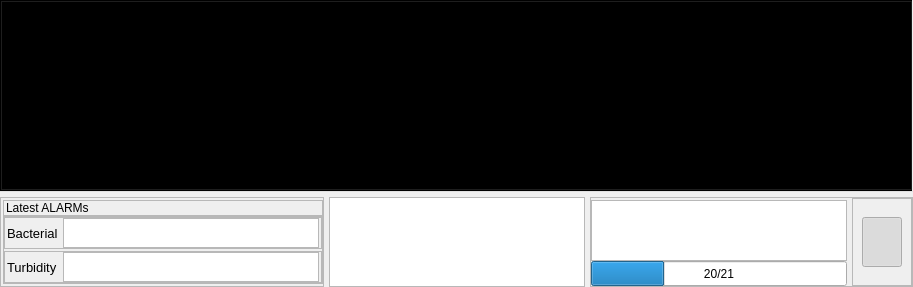
        <widget class="QWidget" name="centralContainer" native="true">
         <property name="sizePolicy">
          <sizepolicy hsizetype="Expanding" vsizetype="Expanding">
           <horstretch>0</horstretch>
           <verstretch>0</verstretch>
          </sizepolicy>
         </property>
         <property name="mouseTracking">
          <bool>true</bool>
         </property>
         <layout class="QVBoxLayout" name="verticalLayout_5">
          <property name="spacing">
           <number>5</number>
          </property>
          <property name="leftMargin">
           <number>0</number>
          </property>
          <property name="topMargin">
           <number>0</number>
          </property>
          <property name="rightMargin">
           <number>0</number>
          </property>
          <property name="bottomMargin">
           <number>0</number>
          </property>
          <item>
           <widget class="QWidget" name="centralSubContainer_upper" native="true">
            <property name="sizePolicy">
             <sizepolicy hsizetype="Expanding" vsizetype="Expanding">
              <horstretch>0</horstretch>
              <verstretch>0</verstretch>
             </sizepolicy>
            </property>
            <layout class="QVBoxLayout" name="verticalLayout_21">
             <property name="spacing">
              <number>0</number>
             </property>
             <property name="leftMargin">
              <number>0</number>
             </property>
             <property name="topMargin">
              <number>0</number>
             </property>
             <property name="rightMargin">
              <number>0</number>
             </property>
             <property name="bottomMargin">
              <number>0</number>
             </property>
             <item>
              <widget class="QStackedWidget" name="stackedWidget">
               <property name="sizePolicy">
                <sizepolicy hsizetype="Expanding" vsizetype="Expanding">
                 <horstretch>0</horstretch>
                 <verstretch>0</verstretch>
                </sizepolicy>
               </property>
               <property name="styleSheet">
                <string notr="true">background-color: transparent;</string>
               </property>
               <property name="currentIndex">
                <number>0</number>
               </property>
               <widget class="QWidget" name="resultAndManual">
                <property name="sizePolicy">
                 <sizepolicy hsizetype="Expanding" vsizetype="Expanding">
                  <horstretch>0</horstretch>
                  <verstretch>0</verstretch>
                 </sizepolicy>
                </property>
                <property name="styleSheet">
                 <string notr="true"/>
                </property>
                <layout class="QVBoxLayout" name="verticalLayout_8">
                 <property name="leftMargin">
                  <number>0</number>
                 </property>
                 <property name="topMargin">
                  <number>0</number>
                 </property>
                 <property name="rightMargin">
                  <number>0</number>
                 </property>
                 <property name="bottomMargin">
                  <number>0</number>
                 </property>
                 <item>
                  <widget class="QStackedWidget" name="stackedWidget_1">
                   <property name="sizePolicy">
                    <sizepolicy hsizetype="Expanding" vsizetype="Expanding">
                     <horstretch>0</horstretch>
                     <verstretch>0</verstretch>
                    </sizepolicy>
                   </property>
                   <widget class="QWidget" name="result">
                    <property name="sizePolicy">
                     <sizepolicy hsizetype="Expanding" vsizetype="Expanding">
                      <horstretch>0</horstretch>
                      <verstretch>0</verstretch>
                     </sizepolicy>
                    </property>
                    <layout class="QVBoxLayout" name="verticalLayout_29">
                     <property name="spacing">
                      <number>0</number>
                     </property>
                     <property name="leftMargin">
                      <number>0</number>
                     </property>
                     <property name="topMargin">
                      <number>0</number>
                     </property>
                     <property name="rightMargin">
                      <number>0</number>
                     </property>
                     <property name="bottomMargin">
                      <number>0</number>
                     </property>
                     <item>
                      <widget class="QTabWidget" name="tabWidget"/>
                     </item>
                    </layout>
                   </widget>
                   <widget class="QWidget" name="manual">
                    <property name="sizePolicy">
                     <sizepolicy hsizetype="Expanding" vsizetype="Expanding">
                      <horstretch>0</horstretch>
                      <verstretch>0</verstretch>
                     </sizepolicy>
                    </property>
                    <layout class="QVBoxLayout" name="verticalLayout_28">
                     <property name="spacing">
                      <number>0</number>
                     </property>
                     <property name="leftMargin">
                      <number>0</number>
                     </property>
                     <property name="topMargin">
                      <number>0</number>
                     </property>
                     <property name="rightMargin">
                      <number>0</number>
                     </property>
                     <property name="bottomMargin">
                      <number>0</number>
                     </property>
                     <item>
                      <widget class="QTextBrowser" name="manualBrowserText"/>
                     </item>
                    </layout>
                   </widget>
                  </widget>
                 </item>
                </layout>
               </widget>
              </widget>
             </item>
            </layout>
           </widget>
          </item>
          <item>
           <widget class="QWidget" name="centralSubContainer_lower" native="true">
            <property name="sizePolicy">
             <sizepolicy hsizetype="Expanding" vsizetype="Expanding">
              <horstretch>0</horstretch>
              <verstretch>0</verstretch>
             </sizepolicy>
            </property>
            <property name="minimumSize">
             <size>
              <width>0</width>
              <height>70</height>
             </size>
            </property>
            <property name="maximumSize">
             <size>
              <width>16777215</width>
              <height>90</height>
             </size>
            </property>
            <layout class="QHBoxLayout" name="horizontalLayout_8">
             <property name="spacing">
              <number>5</number>
             </property>
             <property name="leftMargin">
              <number>0</number>
             </property>
             <property name="topMargin">
              <number>0</number>
             </property>
             <property name="rightMargin">
              <number>0</number>
             </property>
             <property name="bottomMargin">
              <number>0</number>
             </property>
             <item alignment="Qt::AlignLeft">
              <widget class="QFrame" name="frame_4">
               <property name="sizePolicy">
                <sizepolicy hsizetype="Expanding" vsizetype="Expanding">
                 <horstretch>0</horstretch>
                 <verstretch>0</verstretch>
                </sizepolicy>
               </property>
               <property name="frameShape">
                <enum>QFrame::StyledPanel</enum>
               </property>
               <property name="frameShadow">
                <enum>QFrame::Raised</enum>
               </property>
               <layout class="QHBoxLayout" name="horizontalLayout_12">
                <property name="spacing">
                 <number>2</number>
                </property>
                <property name="leftMargin">
                 <number>0</number>
                </property>
                <property name="topMargin">
                 <number>0</number>
                </property>
                <property name="rightMargin">
                 <number>0</number>
                </property>
                <property name="bottomMargin">
                 <number>0</number>
                </property>
                <item alignment="Qt::AlignLeft">
                 <widget class="QWidget" name="dataFrame" native="true">
                  <property name="sizePolicy">
                   <sizepolicy hsizetype="Expanding" vsizetype="Expanding">
                    <horstretch>0</horstretch>
                    <verstretch>0</verstretch>
                   </sizepolicy>
                  </property>
                  <layout class="QVBoxLayout" name="verticalLayout_16">
                   <property name="spacing">
                    <number>0</number>
                   </property>
                   <property name="leftMargin">
                    <number>2</number>
                   </property>
                   <property name="topMargin">
                    <number>2</number>
                   </property>
                   <property name="rightMargin">
                    <number>0</number>
                   </property>
                   <property name="bottomMargin">
                    <number>2</number>
                   </property>
                   <item>
                    <widget class="QFrame" name="frame_20">
                     <property name="sizePolicy">
                      <sizepolicy hsizetype="Expanding" vsizetype="Expanding">
                       <horstretch>0</horstretch>
                       <verstretch>0</verstretch>
                      </sizepolicy>
                     </property>
                     <property name="frameShape">
                      <enum>QFrame::StyledPanel</enum>
                     </property>
                     <property name="frameShadow">
                      <enum>QFrame::Raised</enum>
                     </property>
                     <layout class="QVBoxLayout" name="verticalLayout_32">
                      <property name="spacing">
                       <number>0</number>
                      </property>
                      <property name="leftMargin">
                       <number>2</number>
                      </property>
                      <property name="topMargin">
                       <number>0</number>
                      </property>
                      <property name="rightMargin">
                       <number>2</number>
                      </property>
                      <property name="bottomMargin">
                       <number>0</number>
                      </property>
                      <item>
                       <widget class="QLabel" name="label_8">
                        <property name="sizePolicy">
                         <sizepolicy hsizetype="Expanding" vsizetype="Expanding">
                          <horstretch>0</horstretch>
                          <verstretch>0</verstretch>
                         </sizepolicy>
                        </property>
                        <property name="text">
                         <string>Latest ALARMs</string>
                        </property>
                       </widget>
                      </item>
                     </layout>
                    </widget>
                   </item>
                   <item>
                    <widget class="QFrame" name="frame_28">
                     <property name="sizePolicy">
                      <sizepolicy hsizetype="Expanding" vsizetype="Expanding">
                       <horstretch>0</horstretch>
                       <verstretch>0</verstretch>
                      </sizepolicy>
                     </property>
                     <property name="frameShape">
                      <enum>QFrame::StyledPanel</enum>
                     </property>
                     <property name="frameShadow">
                      <enum>QFrame::Raised</enum>
                     </property>
                     <layout class="QVBoxLayout" name="verticalLayout_31">
                      <property name="spacing">
                       <number>2</number>
                      </property>
                      <property name="leftMargin">
                       <number>0</number>
                      </property>
                      <property name="topMargin">
                       <number>0</number>
                      </property>
                      <property name="rightMargin">
                       <number>0</number>
                      </property>
                      <property name="bottomMargin">
                       <number>0</number>
                      </property>
                      <item>
                       <widget class="QFrame" name="frame_13">
                        <property name="sizePolicy">
                         <sizepolicy hsizetype="Expanding" vsizetype="Expanding">
                          <horstretch>0</horstretch>
                          <verstretch>0</verstretch>
                         </sizepolicy>
                        </property>
                        <property name="frameShape">
                         <enum>QFrame::StyledPanel</enum>
                        </property>
                        <property name="frameShadow">
                         <enum>QFrame::Raised</enum>
                        </property>
                        <layout class="QHBoxLayout" name="horizontalLayout_2">
                         <property name="spacing">
                          <number>5</number>
                         </property>
                         <property name="leftMargin">
                          <number>2</number>
                         </property>
                         <property name="topMargin">
                          <number>0</number>
                         </property>
                         <property name="rightMargin">
                          <number>2</number>
                         </property>
                         <property name="bottomMargin">
                          <number>0</number>
                         </property>
                         <item>
                          <widget class="QLabel" name="label_7">
                           <property name="sizePolicy">
                            <sizepolicy hsizetype="Expanding" vsizetype="Expanding">
                             <horstretch>0</horstretch>
                             <verstretch>0</verstretch>
                            </sizepolicy>
                           </property>
                           <property name="font">
                            <font>
                             <pointsize>10</pointsize>
                            </font>
                           </property>
                           <property name="text">
                            <string>Bacterial</string>
                           </property>
                          </widget>
                         </item>
                         <item alignment="Qt::AlignVCenter">
                          <widget class="QTextBrowser" name="lastBactAlarm">
                           <property name="sizePolicy">
                            <sizepolicy hsizetype="Expanding" vsizetype="Expanding">
                             <horstretch>0</horstretch>
                             <verstretch>0</verstretch>
                            </sizepolicy>
                           </property>
                           <property name="maximumSize">
                            <size>
                             <width>16777215</width>
                             <height>16777215</height>
                            </size>
                           </property>
                          </widget>
                         </item>
                        </layout>
                       </widget>
                      </item>
                      <item>
                       <widget class="QFrame" name="frame_14">
                        <property name="sizePolicy">
                         <sizepolicy hsizetype="Expanding" vsizetype="Expanding">
                          <horstretch>0</horstretch>
                          <verstretch>0</verstretch>
                         </sizepolicy>
                        </property>
                        <property name="frameShape">
                         <enum>QFrame::StyledPanel</enum>
                        </property>
                        <property name="frameShadow">
                         <enum>QFrame::Raised</enum>
                        </property>
                        <layout class="QHBoxLayout" name="horizontalLayout_13">
                         <property name="spacing">
                          <number>5</number>
                         </property>
                         <property name="leftMargin">
                          <number>2</number>
                         </property>
                         <property name="topMargin">
                          <number>0</number>
                         </property>
                         <property name="rightMargin">
                          <number>2</number>
                         </property>
                         <property name="bottomMargin">
                          <number>0</number>
                         </property>
                         <item>
                          <widget class="QLabel" name="label_6">
                           <property name="sizePolicy">
                            <sizepolicy hsizetype="Expanding" vsizetype="Expanding">
                             <horstretch>0</horstretch>
                             <verstretch>0</verstretch>
                            </sizepolicy>
                           </property>
                           <property name="font">
                            <font>
                             <pointsize>10</pointsize>
                            </font>
                           </property>
                           <property name="text">
                            <string>Turbidity</string>
                           </property>
                          </widget>
                         </item>
                         <item alignment="Qt::AlignVCenter">
                          <widget class="QTextBrowser" name="lastTurbAlarm"/>
                         </item>
                        </layout>
                       </widget>
                      </item>
                     </layout>
                    </widget>
                   </item>
                  </layout>
                 </widget>
                </item>
               </layout>
              </widget>
             </item>
             <item alignment="Qt::AlignRight|Qt::AlignVCenter">
              <widget class="QWidget" name="startFrame" native="true">
               <property name="sizePolicy">
                <sizepolicy hsizetype="Expanding" vsizetype="Expanding">
                 <horstretch>0</horstretch>
                 <verstretch>0</verstretch>
                </sizepolicy>
               </property>
               <property name="maximumSize">
                <size>
                 <width>16777215</width>
                 <height>16777215</height>
                </size>
               </property>
               <layout class="QHBoxLayout" name="horizontalLayout_10">
                <property name="spacing">
                 <number>5</number>
                </property>
                <property name="leftMargin">
                 <number>0</number>
                </property>
                <property name="topMargin">
                 <number>0</number>
                </property>
                <property name="rightMargin">
                 <number>0</number>
                </property>
                <property name="bottomMargin">
                 <number>0</number>
                </property>
                <item>
                 <widget class="QTextBrowser" name="status_browser">
                  <property name="maximumSize">
                   <size>
                    <width>16777215</width>
                    <height>16777215</height>
                   </size>
                  </property>
                 </widget>
                </item>
                <item>
                 <widget class="QFrame" name="frame_15">
                  <property name="sizePolicy">
                   <sizepolicy hsizetype="Expanding" vsizetype="Expanding">
                    <horstretch>0</horstretch>
                    <verstretch>0</verstretch>
                   </sizepolicy>
                  </property>
                  <property name="frameShape">
                   <enum>QFrame::StyledPanel</enum>
                  </property>
                  <property name="frameShadow">
                   <enum>QFrame::Raised</enum>
                  </property>
                  <layout class="QHBoxLayout" name="horizontalLayout_14">
                   <property name="spacing">
                    <number>5</number>
                   </property>
                   <property name="leftMargin">
                    <number>0</number>
                   </property>
                   <property name="topMargin">
                    <number>0</number>
                   </property>
                   <property name="rightMargin">
                    <number>0</number>
                   </property>
                   <property name="bottomMargin">
                    <number>0</number>
                   </property>
                   <item>
                    <widget class="QWidget" name="mediumSamples" native="true">
                     <property name="sizePolicy">
                      <sizepolicy hsizetype="Expanding" vsizetype="Expanding">
                       <horstretch>0</horstretch>
                       <verstretch>0</verstretch>
                      </sizepolicy>
                     </property>
                     <property name="maximumSize">
                      <size>
                       <width>16777215</width>
                       <height>16777215</height>
                      </size>
                     </property>
                     <layout class="QVBoxLayout" name="verticalLayout_9">
                      <property name="spacing">
                       <number>0</number>
                      </property>
                      <property name="leftMargin">
                       <number>0</number>
                      </property>
                      <property name="topMargin">
                       <number>2</number>
                      </property>
                      <property name="rightMargin">
                       <number>0</number>
                      </property>
                      <property name="bottomMargin">
                       <number>0</number>
                      </property>
                      <item>
                       <widget class="QTextBrowser" name="startingTime">
                        <property name="sizePolicy">
                         <sizepolicy hsizetype="Expanding" vsizetype="Expanding">
                          <horstretch>0</horstretch>
                          <verstretch>0</verstretch>
                         </sizepolicy>
                        </property>
                        <property name="maximumSize">
                         <size>
                          <width>16777215</width>
                          <height>16777215</height>
                         </size>
                        </property>
                       </widget>
                      </item>
                      <item alignment="Qt::AlignBottom">
                       <widget class="QProgressBar" name="remainingSamples">
                        <property name="sizePolicy">
                         <sizepolicy hsizetype="Expanding" vsizetype="Expanding">
                          <horstretch>0</horstretch>
                          <verstretch>0</verstretch>
                         </sizepolicy>
                        </property>
                        <property name="minimumSize">
                         <size>
                          <width>0</width>
                          <height>25</height>
                         </size>
                        </property>
                        <property name="maximumSize">
                         <size>
                          <width>16777215</width>
                          <height>30</height>
                         </size>
                        </property>
                        <property name="toolTip">
                         <string>Medium indicator - CLICK to update new bottle</string>
                        </property>
                        <property name="autoFillBackground">
                         <bool>false</bool>
                        </property>
                        <property name="styleSheet">
                         <string notr="true">boarder-radius: 10px;
</string>
                        </property>
                        <property name="minimum">
                         <number>0</number>
                        </property>
                        <property name="maximum">
                         <number>21</number>
                        </property>
                        <property name="value">
                         <number>6</number>
                        </property>
                        <property name="alignment">
                         <set>Qt::AlignLeading|Qt::AlignLeft|Qt::AlignVCenter</set>
                        </property>
                        <property name="textVisible">
                         <bool>true</bool>
                        </property>
                        <property name="orientation">
                         <enum>Qt::Horizontal</enum>
                        </property>
                        <property name="invertedAppearance">
                         <bool>false</bool>
                        </property>
                        <property name="textDirection">
                         <enum>QProgressBar::TopToBottom</enum>
                        </property>
                        <property name="format">
                         <string>20/21</string>
                        </property>
                       </widget>
                      </item>
                     </layout>
                    </widget>
                   </item>
                   <item>
                    <widget class="QFrame" name="runMethod">
                     <property name="sizePolicy">
                      <sizepolicy hsizetype="Expanding" vsizetype="Expanding">
                       <horstretch>0</horstretch>
                       <verstretch>0</verstretch>
                      </sizepolicy>
                     </property>
                     <property name="maximumSize">
                      <size>
                       <width>16777215</width>
                       <height>16777215</height>
                      </size>
                     </property>
                     <property name="frameShape">
                      <enum>QFrame::StyledPanel</enum>
                     </property>
                     <property name="frameShadow">
                      <enum>QFrame::Raised</enum>
                     </property>
                     <layout class="QHBoxLayout" name="horizontalLayout_11">
                      <property name="spacing">
                       <number>4</number>
                      </property>
                      <property name="leftMargin">
                       <number>9</number>
                      </property>
                      <property name="topMargin">
                       <number>0</number>
                      </property>
                      <property name="rightMargin">
                       <number>9</number>
                      </property>
                      <property name="bottomMargin">
                       <number>0</number>
                      </property>
                      <item>
                       <widget class="QPushButton" name="startNewMethod">
                        <property name="sizePolicy">
                         <sizepolicy hsizetype="Expanding" vsizetype="Expanding">
                          <horstretch>0</horstretch>
                          <verstretch>0</verstretch>
                         </sizepolicy>
                        </property>
                        <property name="maximumSize">
                         <size>
                          <width>16777215</width>
                          <height>50</height>
                         </size>
                        </property>
                        <property name="toolTip">
                         <string>Start Run</string>
                        </property>
                        <property name="text">
                         <string/>
                        </property>
                        <property name="icon">
                         <iconset resource="../Icons.qrc">
                          <normaloff>:/icons/icons/play.svg</normaloff>
                          <normalon>:/icons/icons/play.svg</normalon>:/icons/icons/play.svg</iconset>
                        </property>
                        <property name="iconSize">
                         <size>
                          <width>24</width>
                          <height>24</height>
                         </size>
                        </property>
                        <property name="checkable">
                         <bool>true</bool>
                        </property>
                        <property name="checked">
                         <bool>true</bool>
                        </property>
                       </widget>
                      </item>
                     </layout>
                    </widget>
                   </item>
                  </layout>
                 </widget>
                </item>
               </layout>
              </widget>
             </item>
            </layout>
           </widget>
          </item>
         </layout>
        </widget>
